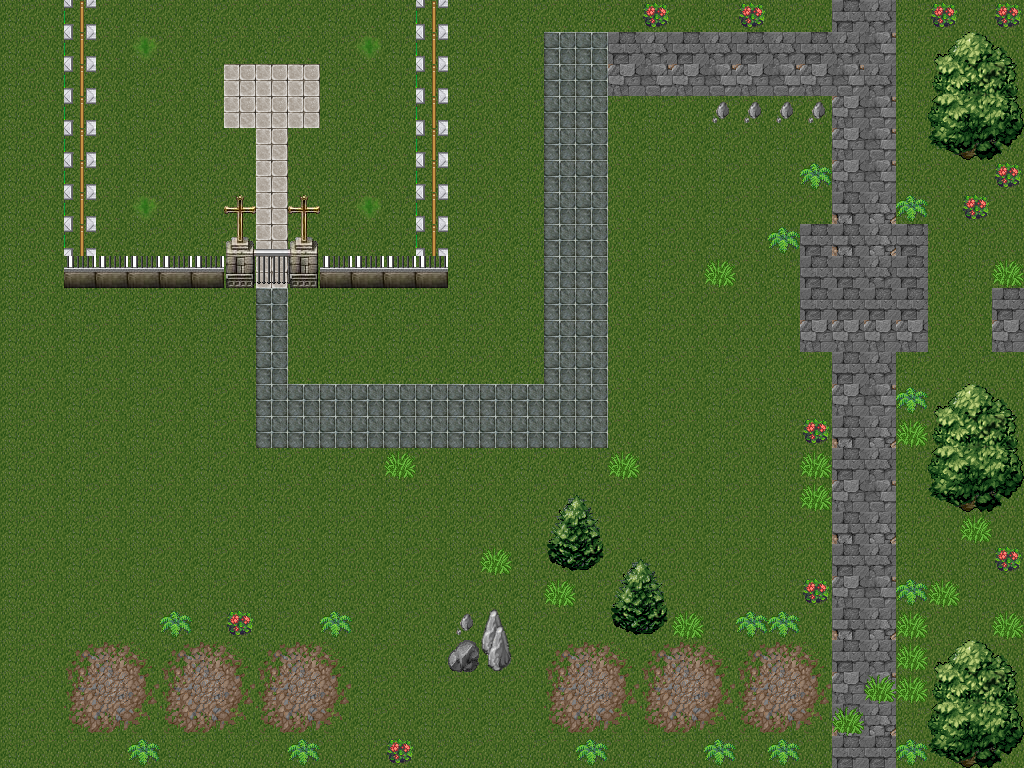

Tiled map render using the project's own tile images. Description and the map definition, with tile-layer contents summarised, below:
An orthogonal 32x24 tile map with 32x32 px tiles, 5 tile layers (Tile Layer 1, Tile Layer 2, Tile Layer 3, Tile Layer 4, ...), 1 hidden layer not drawn, 5 tilesets.

<map version="1.0" orientation="orthogonal" renderorder="right-down" width="32" height="24" tilewidth="32" tileheight="32" nextobjectid="1">
 <tileset firstgid="1" name="collision" tilewidth="32" tileheight="32">
  <image source="../images/collision.png" width="64" height="32" />
 </tileset>
 <tileset firstgid="3" name="mountain_landscape" tilewidth="32" tileheight="32">
  <image source="../images/mountain_landscape.png" width="512" height="512" />
 </tileset>
 <tileset firstgid="259" name="road traps" tilewidth="32" tileheight="32">
  <image source="../images/road traps.png" width="384" height="512" />
 </tileset>
 <tileset firstgid="451" name="gat" tilewidth="32" tileheight="32">
  <image source="../images/gat.png" width="512" height="512" />
 </tileset>
 <tileset firstgid="707" name="flat" tilewidth="32" tileheight="32">
  <image source="../images/flat.png" width="99" height="97" />
 </tileset>
 <layer name="Tile Layer 1" width="32" height="24">
  <data>[768 cells, 768 non-empty, 17 distinct tile ids]</data>
 </layer>
 <layer name="Tile Layer 2" width="32" height="24">
  <data>[768 cells, 27 non-empty, 4 distinct tile ids]</data>
 </layer>
 <layer name="Tile Layer 3" width="32" height="24">
  <data>[768 cells, 196 non-empty, 53 distinct tile ids]</data>
 </layer>
 <layer name="Tile Layer 4" width="32" height="24" opacity="0">
  <data>[768 cells, 0 non-empty, 0 distinct tile ids]</data>
 </layer>
 <layer name="Tile Layer 5" width="32" height="24">
  <data>[768 cells, 0 non-empty, 0 distinct tile ids]</data>
 </layer>
 <layer name="Tile Layer 6" width="32" height="24" visible="0">
  <data>[768 cells, 182 non-empty, 1 distinct tile ids]</data>
 </layer>
</map>
